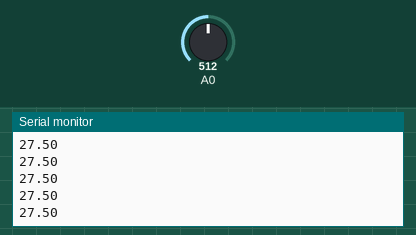
This sketch was run on a simulated Arduino Uno, built with avr-gcc and run on an emulated ATmega328P. Parts: the last lines printed to the serial monitor. Inputs (shaded band) come from the test bench; at power-on: A0 = 512.

Above: at 1.2 s.
1.3 s: A0 set to 716
At 1.31 s:
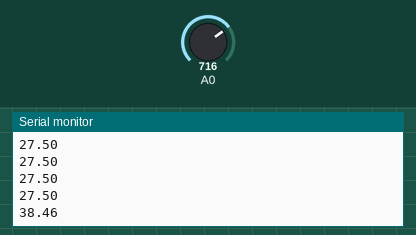
2.8 s: A0 set to 900
At 2.82 s:
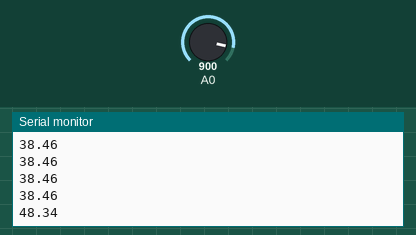
Timing chart, 0 to 5.8 s (numbered marks = the images above; inputs shaded):
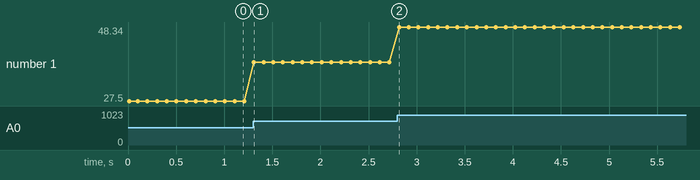

The sketch:

Valtmetter.ino
```cpp
float value;
float vout;
float vin;

float R1 = 100000.0;
float R2 = 10000.0;


void setup() {
  Serial.begin(9600);
  Serial.println("DC Voltmeter");

}

void loop() {
  value = analogRead(A0);
  vout = (value * 5) / 1024.0;
  vin = vout / (R2 / (R1 + R2));
  // Serial.write(vin);
  Serial.println(vin);


  delay(100);
}
```

Measured:
- after the input at 1.3 s, the serial monitor: prints a new line at once (image 1)
- after the input at 2.8 s, the serial monitor: prints a new line at once (image 2)
- plotted number 1: 27.5 → 38.46 after the input at 1.3 s, 38.46 → 48.34 after the input at 2.8 s
